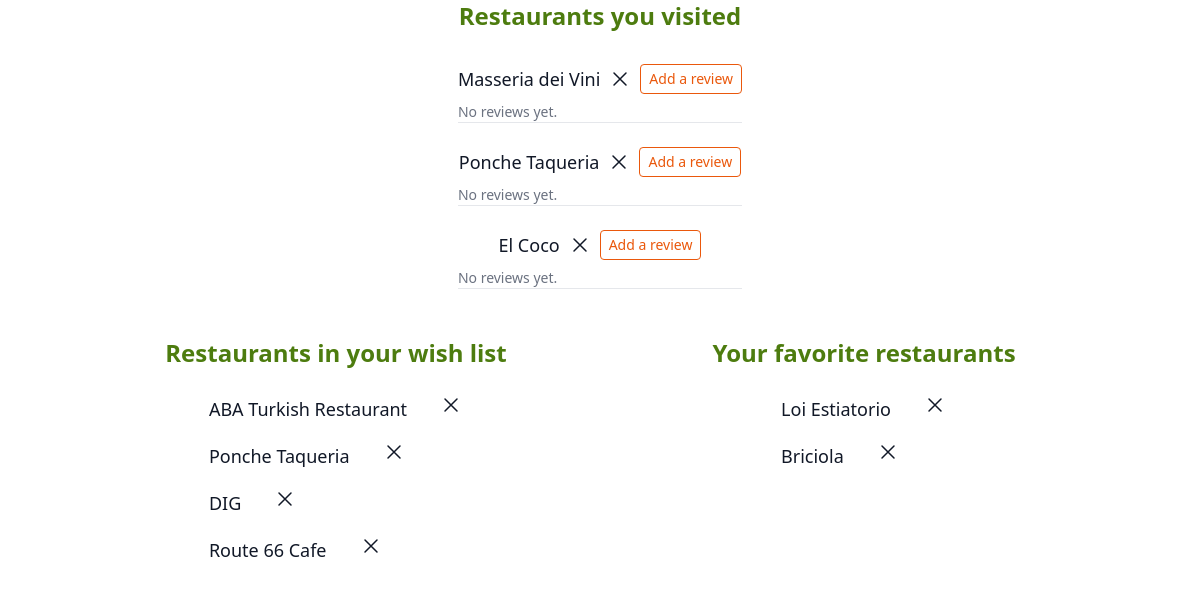
The app's page /my_lists/1 with its own data.
### models.py (models this page shows)
class VisitedRestaurants(db.Model):
    __tablename__ = "visited_restaurants"
    id = db.Column(
        db.Integer,
        primary_key=True
    )
    user_id = db.Column(
        db.Integer,
        db.ForeignKey('users.id', ondelete='cascade')
    )
    restaurant_id = db.Column(
        db.Integer,
        db.ForeignKey('restaurants.id', ondelete='cascade')
    )
    restaurant = db.relationship('Restaurant', backref='visited_by')

class Restaurant(db.Model):
    __tablename__ = 'restaurants'
    id = db.Column(
        db.Integer,
        primary_key=True
    )
    name = db.Column(
        db.Text,
        nullable=False,
    )
    address = db.Column(
        db.Text,
    )
    reviews = db.relationship('Review', backref= 'restaurant')
    __table_args__ = (db.UniqueConstraint('name', 'address', name='_name_address_uc'),)

class WishlistRestaurants(db.Model):
    __tablename__ = 'wishlist_restaurants'
    id = db.Column(
        db.Integer,
        primary_key=True
    )
    user_id = db.Column(
        db.Integer,
        db.ForeignKey('users.id', ondelete='cascade')
    )
    restaurant_id = db.Column(
        db.Integer,
        db.ForeignKey('restaurants.id', ondelete='cascade')
    )
    restaurant = db.relationship('Restaurant', backref='wishlisted_by')

class Favorites(db.Model):
    __tablename__ = 'favorites'
    id = db.Column(
        db.Integer,
        primary_key=True
    )
    user_id = db.Column(
        db.Integer,
        db.ForeignKey('users.id', ondelete='cascade')
    )
    restaurant_id = db.Column(
        db.Integer,
        db.ForeignKey('restaurants.id', ondelete='cascade'),
    )
    restaurant = db.relationship('Restaurant', backref='favorited_by')

### app.py (the view)
@app.route('/my_lists/<int:user_id>')
def show_my_lists(user_id):
    user = User.query.get_or_404(user_id)
    favorites = Favorites.query.filter_by(user_id=user.id).all()
    wishlisted = WishlistRestaurants.query.filter_by(user_id=user.id).all()
    visited = VisitedRestaurants.query.filter_by(user_id=user.id).all()
    review_form = ReviewForm()
    visited_with_reviews = [(visit, Review.query.filter_by(user_id=user.id, restaurant_id=visit.restaurant_id).all()) for visit in visited]
    return render_template("page_my_lists.html", user = user, favorites = favorites, visited = visited, wishlisted = wishlisted, visited_with_reviews=visited_with_reviews, review_form = review_form)

### app.py (called while the page is built)
@app.before_request
def add_user_to_g():
    if CURR_USER_KEY in session:
        g.user = User.query.get(session[CURR_USER_KEY])
    else:
        g.user = None

@app.after_request
def add_header(req):
    req.headers["Cache-Control"] = "no-cache, no-store, must-revalidate"
    req.headers["Pragma"] = "no-cache"
    req.headers["Expires"] = "0"
    req.headers['Cache-Control'] = 'public, max-age=0'
    return req

### templates/page_my_lists.html (shortened to what this page needs)
{% extends "base.html" %} {% block content %}
<div class="max-w-5xl mx-auto">
<div class="w-full">
  {% if visited %}
  <div class="mx-auto w-full inline-flex items-center flex-col">
    <h3 class="text-2xl font-bold text-lime-700 mb-4">
      Restaurants you visited
    </h3>
    <ul class="">
      {% for visit, reviews in visited_with_reviews %}
      <li class="text-lg font-medium text-gray-900 flex flex-col py-2">
        <div class="flex space-x-2 items-center justify-center">
          <p class="">{{ visit.restaurant.name }}</p>
 <form
 action="{{ url_for('delete_visited', restaurant_id=visit.restaurant.id) }}"
 method="POST"
 class="flex items-center"
>
 <button type="submit" class="bg-transparent border-0">
   <svg xmlns="http://www.w3.org/2000/svg" fill="none" viewBox="0 0 24 24" stroke-width="1.5" stroke="currentColor" class="size-6">
     <path stroke-linecap="round" stroke-linejoin="round" d="M6 18 18 6M6 6l12 12" />
   </svg>
 </button>
</form>
        <button type="button"
        id="add-review-btn-{{ visit.restaurant.id }}"
        class="w-3/2 self-center my-2 bg-white border border-orange-600 text-orange-600 text-sm  font-medium py-1 px-2 rounded focus:outline-none focus:shadow-outline">
        Add a review
    </button>
          </div>
        {% if reviews %}
        <div class="reviews mt-2">
          <h4 class="text-medium font-semibold text-orange-600">Reviews:</h4>
          {% for review in reviews %}
          <div class="review mb-2 flex space-x-4 items-center">
            <div class="review-name-content">
              <p class="review-content">{{ review.content }}</p>
            <p class="review-timestamp text-sm text-gray-500">{{ review.timestamp.strftime('%Y-%m-%d %H:%M') }}</p>
            </div>
 <form action="{{ url_for('delete_review', review_id=review.id) }}" method="POST">
 <button type="submit" class="bg-transparent border-0">
  <svg xmlns="http://www.w3.org/2000/svg" fill="none" viewBox="0 0 24 24" stroke-width="1.5" stroke="#4d7c0f" class="size-6">
    <path stroke-linecap="round" stroke-linejoin="round" d="m14.74 9-.346 9m-4.788 0L9.26 9m9.968-3.21c.342.052.682.107 1.022.166m-1.022-.165L18.16 19.673a2.25 2.25 0 0 1-2.244 2.077H8.084a2.25 2.25 0 0 1-2.244-2.077L4.772 5.79m14.456 0a48.108 48.108 0 0 0-3.478-.397m-12 .562c.34-.059.68-.114 1.022-.165m0 0a48.11 48.11 0 0 1 3.478-.397m7.5 0v-.916c0-1.18-.91-2.164-2.09-2.201a51.964 51.964 0 0 0-3.32 0c-1.18.037-2.09 1.022-2.09 2.201v.916m7.5 0a48.667 48.667 0 0 0-7.5 0" />
  </svg>
 </button>
</form>
          </div>
          {% endfor %}
        </div>
        {% else %}
        <p class="no-reviews text-sm text-gray-500">No reviews yet.</p>
        {% endif %}
        <hr />
      </li>
      {% endfor %}
    </ul>
  </div>
  {% endif %}
</div>
<div class="flex space-x-8 mt-10">
<div class="w-full ">
  {% if wishlisted %}
  <div class="mx-auto w-full inline-flex items-center flex-col">
    <h3 class="text-2xl font-bold text-lime-700 mb-4">
      Restaurants in your wish list
    </h3>
    <ul class="">
      {% for wish in wishlisted %}
      <li class="text-lg font-medium text-gray-900 flex items-center py-2">
        {{ wish.restaurant.name }}
        <div
          class="svg-elements flex space-x-2 items-center justify-center ml-8"
        >
          <form
            action="{{ url_for('delete_wishlist', restaurant_id=wish.restaurant.id) }}"
            method="POST"
          >
            <button type="submit" class="bg-transparent border-0">
              <svg xmlns="http://www.w3.org/2000/svg" fill="none" viewBox="0 0 24 24" stroke-width="1.5" stroke="currentColor" class="size-6">
                <path stroke-linecap="round" stroke-linejoin="round" d="M6 18 18 6M6 6l12 12" />
              </svg>
            </button>
          </form>
        </div>
      </li>
      {% endfor %}
    </ul>
  </div>
  {% endif %}
</div>
<div class="w-full">
  {% if favorites %}
  <div class="mx-auto w-full inline-flex items-center flex-col">
    <h3 class="text-2xl font-bold text-lime-700 mb-4">
      Your favorite restaurants
    </h3>
    <ul class="">
      {% for fav in favorites %}
      <li class="text-lg font-medium text-gray-900 flex items-center py-2">
        {{fav.restaurant.name}}
        <div
          class="svg-elements flex space-x-2 items-center justify-center ml-8"
        >
          <form
            action="{{ url_for('delete_favorite', restaurant_id=fav.restaurant.id) }}"
            method="POST"
          >
            <button type="submit" class="bg-transparent border-0">
              <svg xmlns="http://www.w3.org/2000/svg" fill="none" viewBox="0 0 24 24" stroke-width="1.5" stroke="currentColor" class="size-6">
                <path stroke-linecap="round" stroke-linejoin="round" d="M6 18 18 6M6 6l12 12" />
              </svg>
            </button>
          </form>
        </div>
      </li>
      {% endfor %}
    </ul>
  </div>
  {% endif %}
</div>
</div>
</div>
{% endblock %}

### records on screen
VisitedRestaurants: restaurant.name "Masseria dei Vini"
VisitedRestaurants: restaurant.name "Ponche Taqueria"
VisitedRestaurants: restaurant.name "El Coco"
WishlistRestaurants: restaurant.name "ABA Turkish Restaurant"
WishlistRestaurants: restaurant.name "Ponche Taqueria"
WishlistRestaurants: restaurant.name "DIG"
WishlistRestaurants: restaurant.name "Route 66 Cafe"
Favorites: restaurant.name "Loi Estiatorio"
Favorites: restaurant.name "Briciola"
